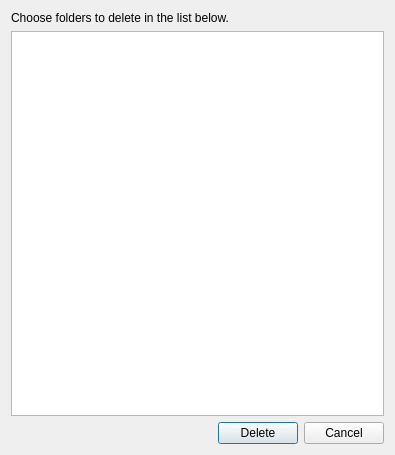
<?xml version="1.0" encoding="UTF-8"?>
<ui version="4.0">
 <class>EmptyDirsFix2</class>
 <widget class="QDialog" name="EmptyDirsFix2">
  <property name="geometry">
   <rect>
    <x>0</x>
    <y>0</y>
    <width>395</width>
    <height>455</height>
   </rect>
  </property>
  <property name="windowTitle">
   <string>Réparateur de dossiers vides</string>
  </property>
  <property name="windowIcon">
   <iconset resource="../../../resources.qrc">
    <normaloff>:/images/icon.ico</normaloff>:/images/icon.ico</iconset>
  </property>
  <layout class="QVBoxLayout" name="verticalLayout">
   <item>
    <widget class="QLabel" name="label">
     <property name="text">
      <string>Choose folders to delete in the list below.</string>
     </property>
    </widget>
   </item>
   <item>
    <widget class="QListWidget" name="listWidget">
     <property name="selectionMode">
      <enum>QAbstractItemView::MultiSelection</enum>
     </property>
    </widget>
   </item>
   <item>
    <layout class="QHBoxLayout" name="horizontalLayout_4">
     <item>
      <spacer name="horizontalSpacer">
       <property name="orientation">
        <enum>Qt::Horizontal</enum>
       </property>
       <property name="sizeHint" stdset="0">
        <size>
         <width>40</width>
         <height>20</height>
        </size>
       </property>
      </spacer>
     </item>
     <item>
      <widget class="QPushButton" name="buttonDelete">
       <property name="text">
        <string>Delete</string>
       </property>
      </widget>
     </item>
     <item>
      <widget class="QPushButton" name="buttonCancel">
       <property name="text">
        <string>Cancel</string>
       </property>
      </widget>
     </item>
    </layout>
   </item>
  </layout>
 </widget>
 <resources>
  <include location="../../../resources.qrc"/>
  <include location="../../../resources.qrc"/>
  <include location="../../../resources.qrc"/>
 </resources>
 <connections>
  <connection>
   <sender>buttonCancel</sender>
   <signal>clicked()</signal>
   <receiver>EmptyDirsFix2</receiver>
   <slot>reject()</slot>
   <hints>
    <hint type="sourcelabel">
     <x>341</x>
     <y>439</y>
    </hint>
    <hint type="destinationlabel">
     <x>354</x>
     <y>449</y>
    </hint>
   </hints>
  </connection>
  <connection>
   <sender>buttonDelete</sender>
   <signal>clicked()</signal>
   <receiver>EmptyDirsFix2</receiver>
   <slot>deleteSel()</slot>
   <hints>
    <hint type="sourcelabel">
     <x>272</x>
     <y>427</y>
    </hint>
    <hint type="destinationlabel">
     <x>276</x>
     <y>453</y>
    </hint>
   </hints>
  </connection>
 </connections>
 <slots>
  <slot>deleteSel()</slot>
 </slots>
</ui>
